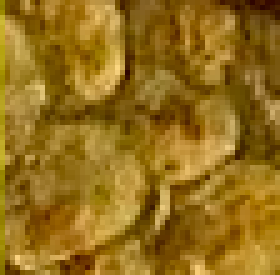
#> input picture Anolis_cristatellus_images/212010Ventral-NoFlash-1.png, 56 x 55 px (shown 5 times larger); its folder holds only this picture in this run
$ jupyter execute --allow-errors Otsu_expeariment.ipynb   (shell and % lines are left out)
#> lines starting #> are read from the running program, lines starting #| are printed output that depends on the picture; after the words box and inside, x2 and y2 are one past the last pixel; in counts of white or black regions, pixels touching at a corner belong together
[cell 1]
import cv2
import numpy as np
from datascience import *
import matplotlib as mpl
from matplotlib import pyplot as plt
import sys
import os
import warnings
warnings.filterwarnings('ignore')
import matplotlib.pyplot as plt
mpl.rcParams['figure.dpi'] = 150

from IPython.display import set_matplotlib_formats
set_matplotlib_formats('retina')

[cell 2]
images = []
image_names = []
labeled_imgs = []
original_img1 = []
iteratiton_amnt = []

original_img = []
filter_img = []

[cell 3]
#access img directory
dirname = 'Anolis_cristatellus_images/'

#create an iterator object for img directory
directory = os.scandir(dirname)

print(os.listdir(dirname))


images = []
block_and_iteration = []

def initial_binarization(initial_block_size, initial_iteration, customized):
#> called with initial_block_size = 41, initial_iteration = 4
    index = 0;
    images.clear

    #iterates through each image in the directory
    for img in directory:
        img_name = img.name
        if (img_name != '.ipynb_checkpoints'):

            image_names.append(img.name)

            #read the image, convert to grayscale add to array and title + blur
            img = cv2.imread(dirname + "" + img_name)
#> img is the input picture: shape (55, 56, 3); mean B, G, R 26.9, 110, 147.9
            original_img1.append(img)

            gray = cv2.cvtColor(img, cv2.COLOR_BGR2GRAY)
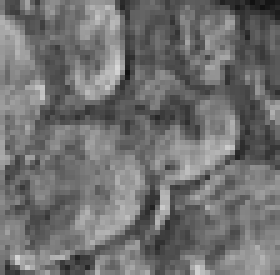
#> gray: shape (55, 56) (shown 5 times larger); min 17, max 215, mean 111.9
            original_img.append(gray)
            title = img_name
            img = gray
            blur = cv2.GaussianBlur(img,(5,5),0)
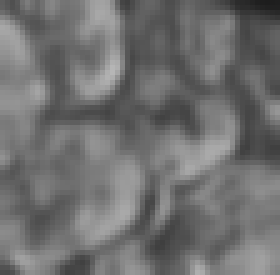
#> blur: shape (55, 56) (shown 5 times larger); min 29, max 182, mean 111.8
            blur = cv2.bilateralFilter(blur,10,10,100)

            filter_img.append(blur)

            #if the customized block size has not yet been determined this if statement will run
            if(len(customized)==0):
                ret, thresh_Otsu = cv2.threshold(blur,120 , 255, cv2.THRESH_BINARY+cv2.THRESH_OTSU)
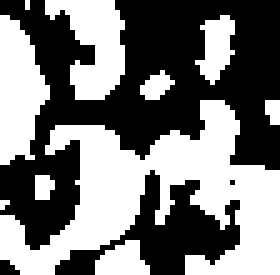
#> thresh_Otsu: shape (55, 56) (shown 5 times larger); 48% white; 10 white regions (4 under 20 px), largest, box (x1, y1, x2, y2) and area: (0, 20, 56, 55) 902, (0, 3, 10, 33) 204, (9, 0, 25, 20) 189, (39, 3, 47, 17) 67, (19, 48, 30, 55) 55, (28, 14, 35, 20) 25
#> ret = 112
                thresh_high_iteration = cv2.adaptiveThreshold(blur, 255, cv2.ADAPTIVE_THRESH_MEAN_C, cv2.THRESH_BINARY, block_size[index][0], -2)

            else:
                print("Customized Values used")
                print(block_size[index][0], block_size[index][1])
                thresh = cv2.adaptiveThreshold(blur, 255, cv2.ADAPTIVE_THRESH_MEAN_C, cv2.THRESH_BINARY, block_size[index][0], -2)

            kernel = np.ones((3,3),np.uint8)

            #if the customized iteration number has not yet been determined this if statement will run
            if(len(customized)==0):
                opening = cv2.morphologyEx(thresh,cv2.MORPH_OPEN,kernel, iterations = 4)
                opening = cv2.morphologyEx(thresh,cv2.MORPH_OPEN,kernel, iterations = 4)


            #if customized array is greater than size 0 iteration number has been determined
            else:
                opening = cv2.morphologyEx(thresh,cv2.MORPH_OPEN,kernel, iterations=block_size[index][1])


            # sure background area
            sure_bg = cv2.dilate(opening,kernel,iterations=1)

            # Finding sure foreground area: What does cv2.DIST do?
            dist_transform = cv2.distanceTransform(opening,cv2.DIST_L2,5)
            ret, sure_fg = cv2.threshold(dist_transform, 1.5, 255, 0)

            # Finding unknown region
            sure_fg = np.uint8(sure_fg)
            unknown = cv2.subtract(sure_bg,sure_fg)

            #adding sure_fg binarization to list of images
            images.append(sure_fg)

            plt.subplot(1,3,1), plt.imshow(gray, 'gray')
            plt.subplot(1,3,2), plt.imshow(sure_fg, 'gray')


            # Label and count (taken from maggie's code)
            # source: https://medium.com/analytics-vidhya/images-processing-segmentation-and-objects-counting-in-an-image-with-python-and-opencv-216cd38aca8e
            count, labels = cv2.connectedComponents(sure_fg)
            count = count - 1 # background doesn't count as a scale
            label_hue = np.uint8(179 * labels / np.max(labels))
            blank_ch = 255 * np.ones_like(label_hue)
            labeled_img = cv2.merge([label_hue, blank_ch, blank_ch])
            labeled_img = cv2.cvtColor(labeled_img, cv2.COLOR_HSV2BGR)
            labeled_img[label_hue == 0] = 0

            if(len(customized) != 0):
                labeled_imgs.append(labeled_img)

            #plt.subplot(1, 3, 3), plt.imshow(labeled_img, 'gray')
            #plt.title('Count: ' + str(count))
            #plt.show()
            index += 1

print("INITIAL TEST BINARIZATION\n")
#> (the rest of this cell did not finish here and is left out)

$ run again, on Anolis_cristatellus_images/212018Dorsal-NoFlash-2.png
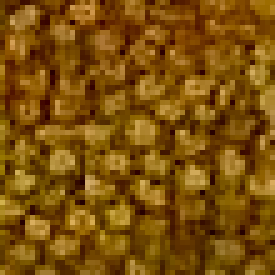
#> input picture Anolis_cristatellus_images/212018Dorsal-NoFlash-2.png, 55 x 55 px (shown 5 times larger)
#> in initial_binarization, img is the input picture: shape (55, 55, 3); mean B, G, R 11.1, 79.8, 124.2
#> in initial_binarization, `blur = cv2.GaussianBlur(img,(5,5),0)`:
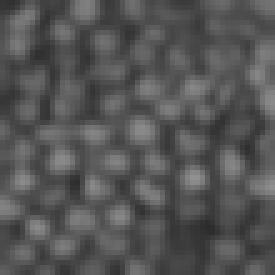
#> blur: shape (55, 55) (shown 5 times larger); min 43, max 145, mean 85.2
#> in initial_binarization, `ret, thresh_Otsu = cv2.threshold(blur,120 , 255, cv2.THRESH_BINARY+cv2..`:
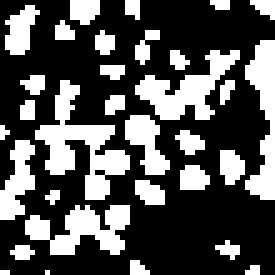
#> thresh_Otsu: shape (55, 55) (shown 5 times larger); 33.2% white; 32 white regions (21 under 20 px), largest, box (x1, y1, x2, y2) and area: (7, 16, 26, 40) 170, (27, 10, 48, 24) 122, (5, 41, 26, 51) 118
#> ret = 89

$ run again, on Anolis_cristatellus_images/212018Dorsal-NoFlash-3.png
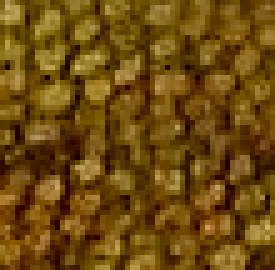
#> input picture Anolis_cristatellus_images/212018Dorsal-NoFlash-3.png, 55 x 54 px (shown 5 times larger)
#> in initial_binarization, img is the input picture: shape (54, 55, 3); mean B, G, R 13.2, 75.4, 110
#> in initial_binarization, `blur = cv2.GaussianBlur(img,(5,5),0)`:
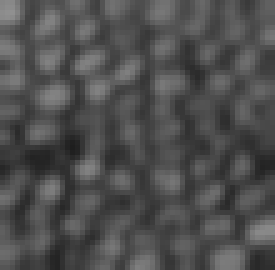
#> blur: shape (54, 55) (shown 5 times larger); min 30, max 144, mean 78.7
#> in initial_binarization, `ret, thresh_Otsu = cv2.threshold(blur,120 , 255, cv2.THRESH_BINARY+cv2..`:
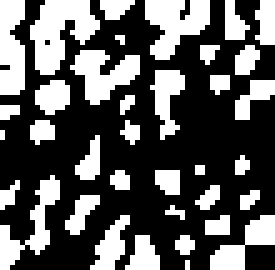
#> thresh_Otsu: shape (54, 55) (shown 5 times larger); 36.4% white; 36 white regions (18 under 20 px), largest, box (x1, y1, x2, y2) and area: (6, 0, 20, 15) 120, (29, 0, 42, 12) 97, (14, 10, 28, 21) 84
#> ret = 82

$ run again, on Anolis_cristatellus_images/212018Ventral-NoFlash-1.png
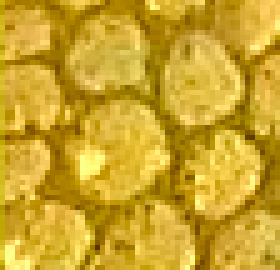
#> input picture Anolis_cristatellus_images/212018Ventral-NoFlash-1.png, 56 x 54 px (shown 5 times larger)
#> in initial_binarization, img is the input picture: shape (54, 56, 3); mean B, G, R 43.3, 164.9, 203.4
#> in initial_binarization, `blur = cv2.GaussianBlur(img,(5,5),0)`:
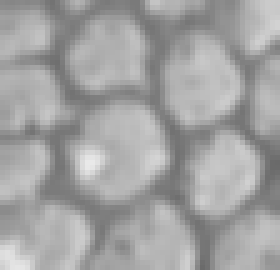
#> blur: shape (54, 56) (shown 5 times larger); min 106, max 233, mean 162.5
#> in initial_binarization, `ret, thresh_Otsu = cv2.threshold(blur,120 , 255, cv2.THRESH_BINARY+cv2..`:
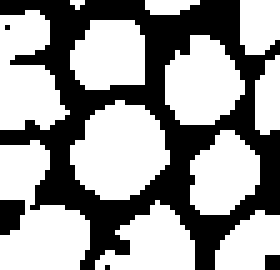
#> thresh_Otsu: shape (54, 56) (shown 5 times larger); 60.4% white; 5 black regions (3 under 20 px), largest, box (x1, y1, x2, y2) and area: (0, 0, 56, 54) 1159, (0, 40, 5, 47) 29
#> ret = 158

$ run again, on Anolis_cristatellus_images/212010Ventral-NoFlash-2.png
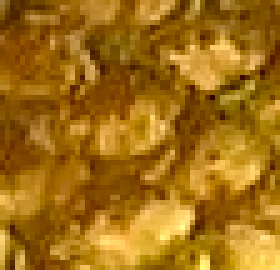
#> input picture Anolis_cristatellus_images/212010Ventral-NoFlash-2.png, 56 x 54 px (shown 5 times larger)
#> in initial_binarization, img is the input picture: shape (54, 56, 3); mean B, G, R 20.1, 110.5, 161.3
#> in initial_binarization, `blur = cv2.GaussianBlur(img,(5,5),0)`:
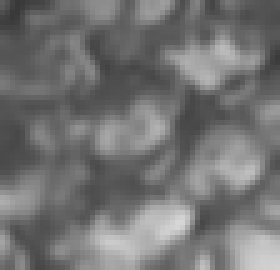
#> blur: shape (54, 56) (shown 5 times larger); min 57, max 214, mean 115.3
#> in initial_binarization, `ret, thresh_Otsu = cv2.threshold(blur,120 , 255, cv2.THRESH_BINARY+cv2..`:
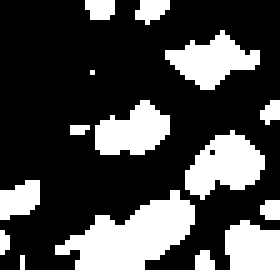
#> thresh_Otsu: shape (54, 56) (shown 5 times larger); 28.2% white; 15 white regions (7 under 20 px), largest, box (x1, y1, x2, y2) and area: (11, 38, 39, 54) 243, (37, 26, 53, 40) 136, (33, 6, 52, 18) 118
#> ret = 127
